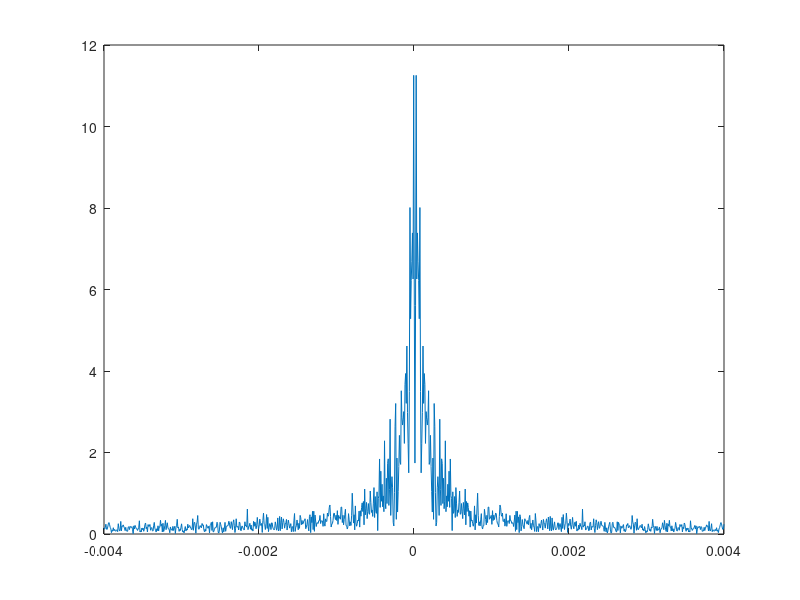
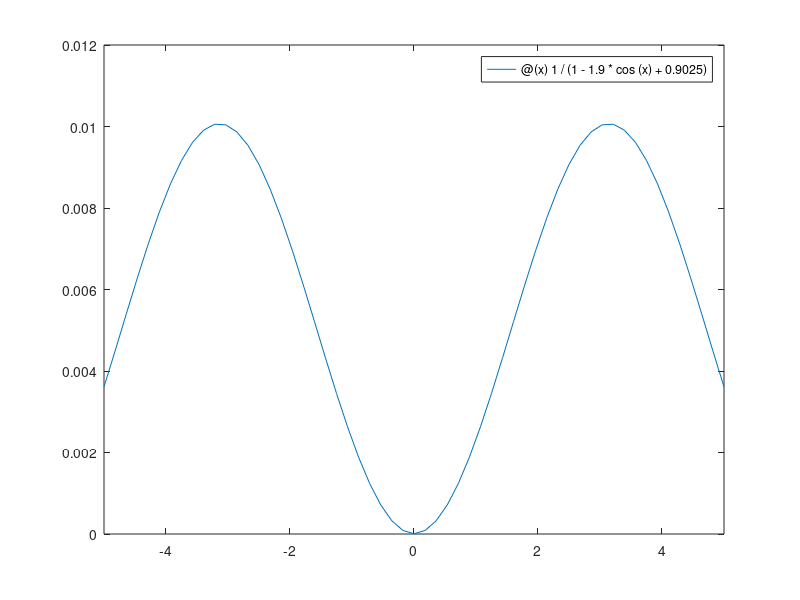

The MATLAB source for these figures, in order:
% generate autoregressive process
time = 1000;
y = ones(time, 1);
y(1) = 0;
sigma = 0.01;
mu_epsilon = 0;
theta = 0.95;
epsilon = normrnd(mu_epsilon, sigma, time, 1);
% loop
for t = 2:1000
    y(t)= theta*y(t-1) + epsilon(t);
end

% plot of autoregressive process 
figure
plot(y);
title('AR(1)');
xlabel('t');
ylabel('y(t)')

% compute discrete fourier transform of autoregressive process
X = fft(y)

% absolute value of fft - convolution theorem
plot(abs(X))

% rearrange X 
X1 = [X(500:1000); X(1:499)]

% plot absolute value of X1
plot(linspace(-2,2,1000), abs(X1))
xt = get(gca, 'XTick'); 
set(gca, 'XTick', xt, 'XTickLabel', xt/500)

% plot true FT of autoregressive process
fx = @(x) 1/(1-1.9*cos(x)+0.9025)
f3 = figure;
fplot(fx)





